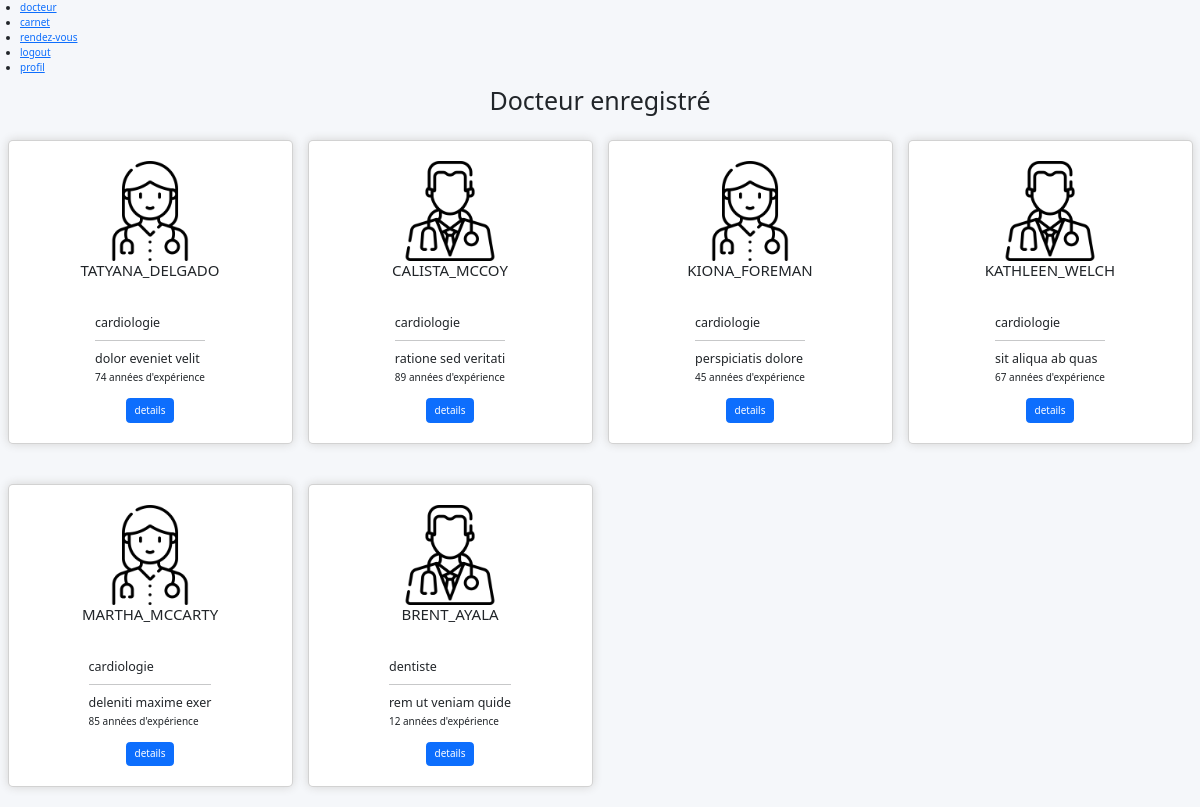
The app's page /users/doctor.php (signed in) with its own data.
### tables this page shows
CREATE TABLE `doctors` (
  `id` int(11) NOT NULL,
  `first_name` varchar(100) NOT NULL,
  `last_name` varchar(255) NOT NULL,
  `birth` date DEFAULT NULL,
  `sexe` enum('Homme','Femme') NOT NULL,
  `fonction` varchar(255) DEFAULT NULL,
  `description` text NOT NULL,
  `experience` int(11) NOT NULL,
  `contact1` varchar(255) NOT NULL,
  `contact2` varchar(255) NOT NULL,
  `email` varchar(255) NOT NULL,
  `pseudo` varchar(100) NOT NULL,
  `password` varchar(255) DEFAULT '6d912e7c19ddbed26ddc00bb38dd72bc3a0fc71740f8efc86845890193cb435d' COMMENT 'good_doctor par défaut',
  `picture` text DEFAULT NULL,
  `code` varchar(100) DEFAULT 'healthplus22' COMMENT 'code d''accès'
);

### includes/functions.php (called while the page is built, shortened)
<?php
function getAllDoctor()
{
    global $db;
    $data = [];
    $sql = "SELECT * FROM doctors";
    $results = $db->query($sql);
    if ($results->num_rows > 0) {
        while ($row = $results->fetch_assoc()) {
            $data[] = $row;
        }
    }
    return $data;
}

### users/includes/doctor_all.php (the view, shortened to what this page needs)
<h1 class="text-center">Docteur enregistré</h1>
<div class="row">
    <?php
    $doctors = getAllDoctor();
    if ($doctors) {
        foreach ($doctors as $doctor) {
    ?>
            <div class="col-md-6 col-lg-3 box-shadow" style="margin:2em 0;">
                <div class="card" style="padding:2em;">
                    <img src="./../profiles/<?php echo $doctor['picture'] ?>" alt="<?php echo $doctor['first_name'] . "_" . $doctor['last_name'] ?>" style="max-width:100px">
                    <h4 class="card-title text-uppercase"><?php echo $doctor['first_name'] . "_" . $doctor['last_name']; ?></h4>
                    <div class="card-body">
                    <h5><?php echo $doctor['fonction'] ?></h5>
                    <hr>
                    <h5><?php echo $doctor['description'] ?></h5>
                    <h6><?php echo $doctor['experience'] ?> années d'expérience</h6>
                    </div>
                    <a href="?d_id=<?php echo $doctor['id'] ?>" class="btn btn-primary">details</a>
                </div>
            </div>
        <?php } ?>
    <?php } else { ?>
        <p class="h4 text-muted">Aucun docteur pour l'instant</p>
    <?php } ?>
</div>

### users/includes/header.php (shortened to what this page needs)
<?php
include('../includes/functions.php');
?>
<!DOCTYPE html>
<html lang="en">
<head>
    <link href="./../css/bootstrap.min.css" rel="stylesheet">
    <link rel="stylesheet" href="https://cdn.jsdelivr.net/npm/bootstrap@5.2.0/dist/css/bootstrap.min.css">
</head>
<body>
    <div id="wrapper">
        <?php include('includes/user_navigation.php'); ?>
        <div id="page-wrapper">
            <div class="container-fluid">

### users/includes/user_navigation.php
<nav>
    <ul>
        <li><a href="./doctor.php">docteur</a></li>
        <li><a href="./carnet.php">carnet</a></li>
        <li><a href="./rdv.php">rendez-vous</a></li>
        <li><a href="?logout">logout</a></li>
        <li><a href="profil.php">profil</a></li>
    </ul>
</nav>

### users/doctor.php
<?php
include('includes/header.php');
if (isset($_GET['d_id']) && !empty($_GET['d_id'])) {
    include "includes/doctor_id.php";
}else{
    include "includes/doctor_all.php";
}
include('includes/footer.php');

### users/includes/footer.php (shortened to what this page needs)
</div>
</div>
</div>
</body>
</html>

### users/includes/header.php (style rules this page uses)
body { background-color: #f5f7fa; }
.container-fluid { background-color: #f5f7fa; }
.card { position: relative; background-color: #fff; box-shadow: 0 0 10px lightgrey; max-width: 300px; display: flex; flex-direction: column; align-items: center; padding: 1em; border-radius: 5px; margin:0 auto; }

### records on screen
doctors: picture (picture), first_name "TATYANA", last_name "DELGADO", fonction "cardiologie", description "dolor eveniet velit", experience "74"
doctors: picture (picture), first_name "CALISTA", last_name "MCCOY", fonction "cardiologie", description "ratione sed veritati", experience "89"
doctors: picture (picture), first_name "KIONA", last_name "FOREMAN", fonction "cardiologie", description "perspiciatis dolore", experience "45"
doctors: picture (picture), first_name "KATHLEEN", last_name "WELCH", fonction "cardiologie", description "sit aliqua ab quas", experience "67"
doctors: picture (picture), first_name "MARTHA", last_name "MCCARTY", fonction "cardiologie", description "deleniti maxime exer", experience "85"
doctors: picture (picture), first_name "BRENT", last_name "AYALA", fonction "dentiste", description "rem ut veniam quide", experience "12"
